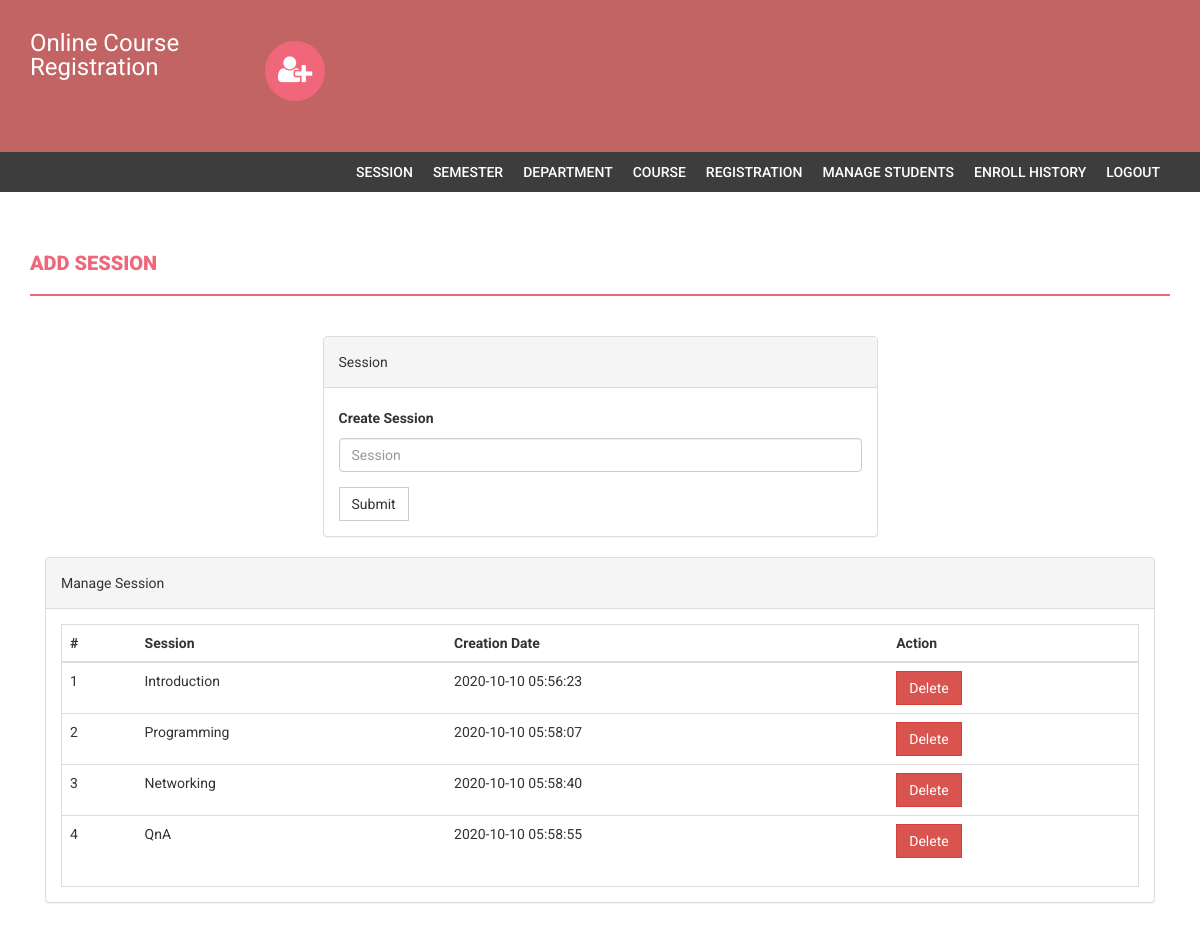
Page /admin/session.php (signed in) on the committed database.
### tables this page shows
CREATE TABLE `session` (
  `id` int(11) NOT NULL,
  `session` varchar(255) DEFAULT NULL,
  `creationDate` timestamp NULL DEFAULT current_timestamp()
);

### admin/session.php (the view, shortened to what this page needs)
<?php
if(strlen($_SESSION['alogin'])==0)
    {
header('location:index.php');
}
else{
?>
<!DOCTYPE html>
<html xmlns="http://www.w3.org/1999/xhtml">
<head>
    <link href="assets/css/bootstrap.css" rel="stylesheet" />
    <link href="assets/css/font-awesome.css" rel="stylesheet" />
    <link href="assets/css/style.css" rel="stylesheet" />
</head>
<body>
<?php include('includes/header.php');?>
<?php if($_SESSION['alogin']!="")
{
 include('includes/menubar.php');
}
 ?>
    <div class="content-wrapper">
        <div class="container">
              <div class="row">
                    <div class="col-md-12">
                        <h1 class="page-head-line">Add session  </h1>
                    </div>
                </div>
                <div class="row" >
                  <div class="col-md-3"></div>
                    <div class="col-md-6">
                        <div class="panel panel-default">
                        <div class="panel-heading">
                           Session
                        </div>
                        <div class="panel-body">
                       <form name="session" method="post">
   <div class="form-group">
    <label for="session">Create Session </label>
    <input type="text" class="form-control" id="sesssion" name="sesssion" placeholder="Session" />
  </div>
 <button type="submit" name="submit" class="btn btn-default">Submit</button>
</form>
                            </div>
                            </div>
                    </div>
                </div>
                <div class="col-md-12">
                    <div class="panel panel-default">
                        <div class="panel-heading">
                            Manage Session
                        </div>
                        <div class="panel-body">
                            <div class="table-responsive table-bordered">
                                <table class="table">
                                    <thead>
                                        <tr>
                                            <th>#</th>
                                            <th>Session</th>
                                            <th>Creation Date</th>
                                            <th>Action</th>
                                        </tr>
                                    </thead>
                                    <tbody>
<?php
$sql=mysqli_query($con,"select * from session");
$cnt=1;
while($row=mysqli_fetch_array($sql))
{
?>
                                        <tr>
                                            <td><?php echo $cnt;?></td>
                                            <td><?php echo htmlentities($row['session']);?></td>
                                            <td><?php echo htmlentities($row['creationDate']);?></td>
                                            <td>
  <a href="session.php?id=<?php echo $row['id']?>&del=delete" onClick="return confirm('Are you sure you want to delete?')">
                                            <button class="btn btn-danger">Delete</button>
</a>
                                            </td>
                                        </tr>
<?php
$cnt++;
} ?>
                                    </tbody>
                                </table>
                            </div>
                        </div>
                    </div>
                </div>
            </div>
        </div>
</body>
</html>
<?php } ?>

### admin/assets/css/style.css (style rules this page uses)
body { font-family: 'Roboto', sans-serif; line-height: 30px; }
.content-wrapper { margin-top: 40px; min-height: 600px; padding-bottom: 60px; }
.page-head-line { font-weight: 900; padding-bottom: 20px; border-bottom: 2px solid #F0677C; text-transform: uppercase; color: #F0677C; font-size: 20px; margin-bottom: 40px; }
.btn { border-radius: 0px; -webkit-border-radius: 0px; -moz-border-radius: 0px; }

### rows in the picture
session: session "Introduction", creationDate "2020-10-10 05:56:23"
session: session "Programming", creationDate "2020-10-10 05:58:07"
session: session "Networking", creationDate "2020-10-10 05:58:40"
session: session "QnA", creationDate "2020-10-10 05:58:55"
